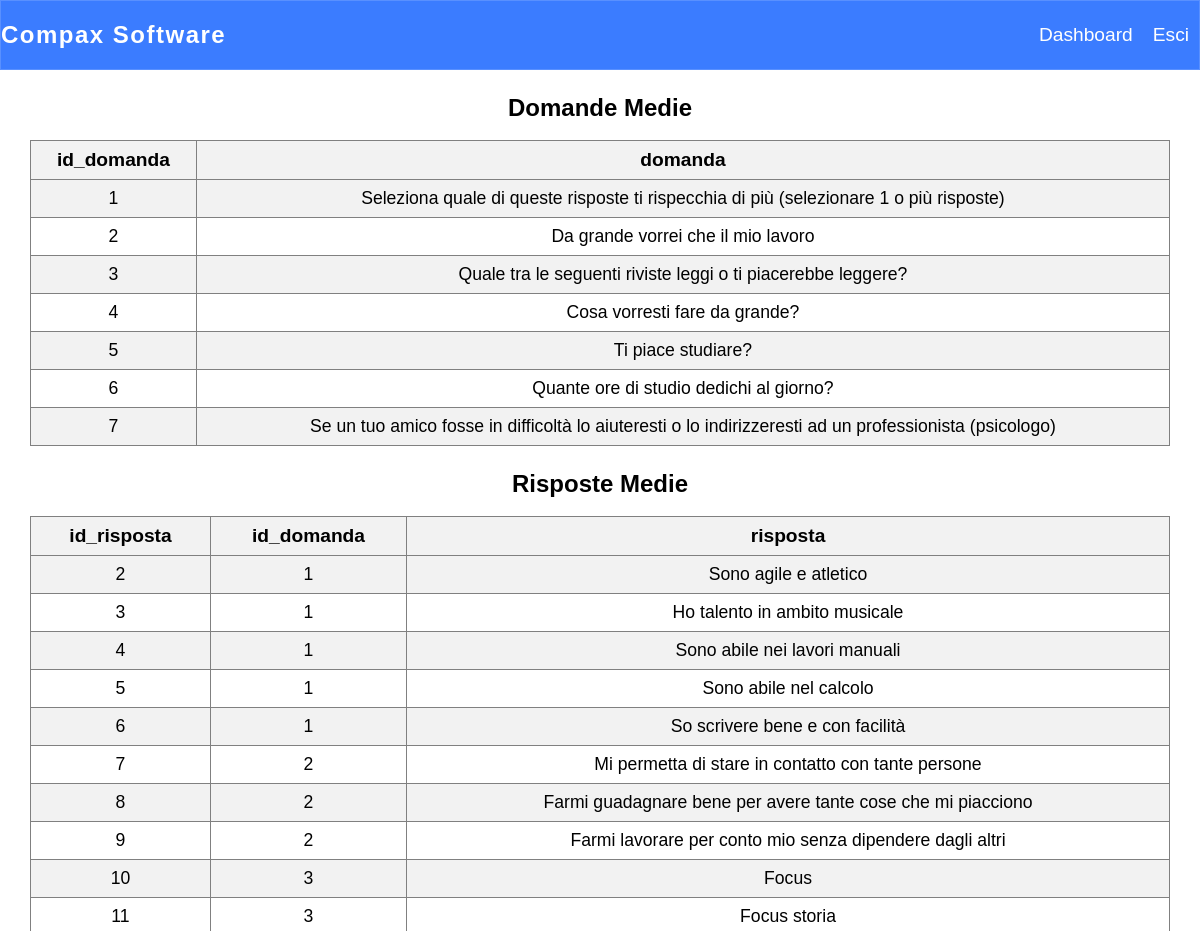
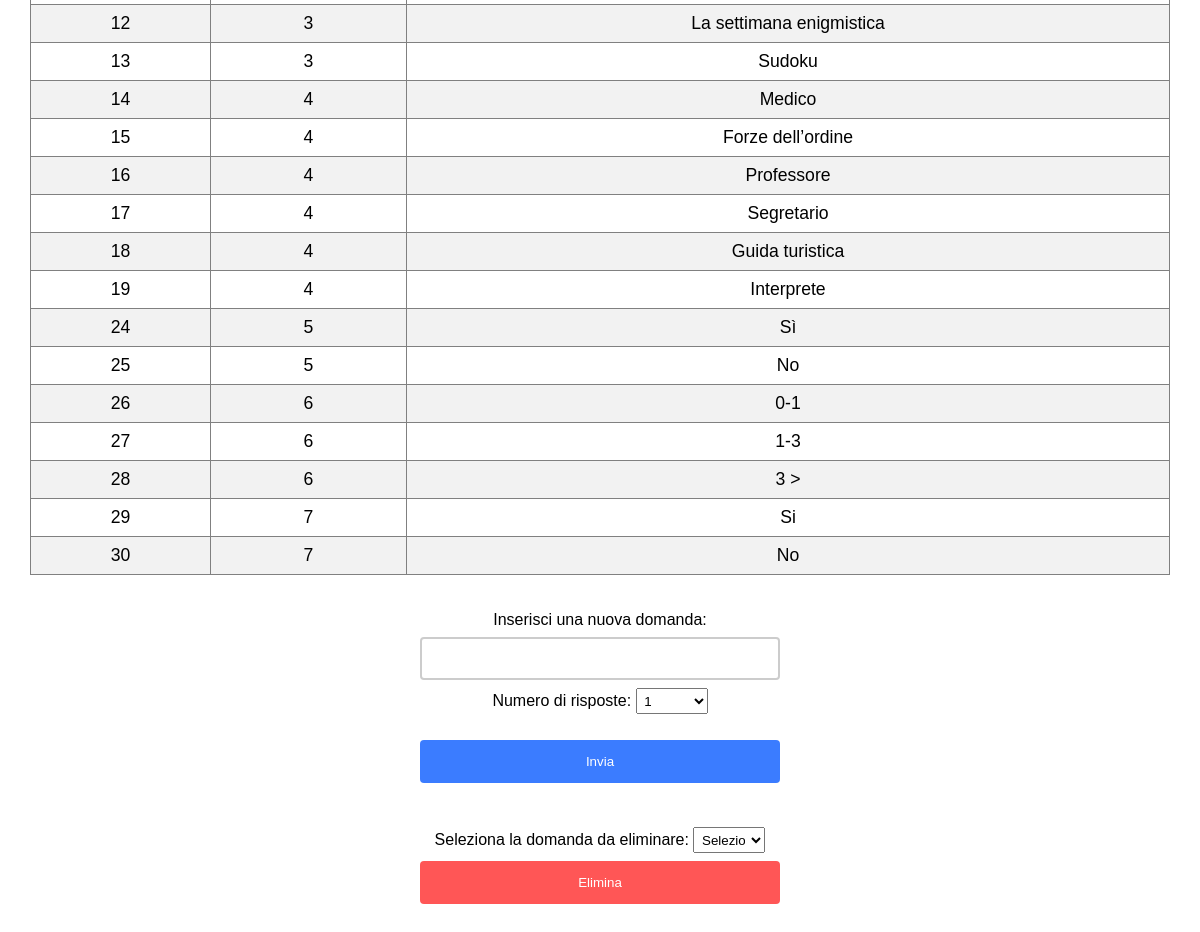
/admin/index/domande_risposte_medie/domande_risposte_medie.php, run on the app's committed database (2 pictures, top to bottom).
### tables this page shows
CREATE TABLE `domande_medie` (
  `id_domanda` int(255) NOT NULL,
  `domanda` varchar(255) NOT NULL
);

CREATE TABLE `risposte_medie` (
  `id_risposta` int(255) NOT NULL,
  `id_domanda` int(255) NOT NULL,
  `risposta` varchar(255) NOT NULL,
  `punti_liceo_sportivo` int(255) NOT NULL DEFAULT 0,
  `punti_conservatorio` int(255) NOT NULL DEFAULT 0,
  `punti_istituto_professionale` int(255) NOT NULL DEFAULT 0,
  `punti_istituto_tecnico` int(255) NOT NULL DEFAULT 0,
  `punti_liceo_scientifico` int(255) NOT NULL DEFAULT 0,
  `punti_liceo_classico` int(255) NOT NULL DEFAULT 0,
  `punti_scienze_umane` int(255) NOT NULL DEFAULT 0,
  `punti_istituto_tecnico_turistico` int(255) NOT NULL DEFAULT 0,
  `punti_professionale_sociale` int(255) NOT NULL DEFAULT 0,
  `punti_liceo_linguistico` int(255) NOT NULL DEFAULT 0
);

### admin/index/domande_risposte_medie/domande_risposte_medie.php (the view, shortened to what this page needs)
<!DOCTYPE html>
<html lang="en">
<head>
    <link rel="stylesheet" href="domande_risposte.css">
</head>
<body>
    <nav>
        <div class="contenitore">
            <h4>Compax Software</h4>
            <div class="opzioni">
                <ul>
                    <li><a href="../admin.php">Dashboard</a></li>
                    <li><a href="../adminLogin/login-out/logout.php">Esci</a></li>
                </ul>
            </div>
        </div>
    </nav>
    <?php
    include_once '../../../php/config.php';
    $sql1 = "SELECT id_domanda, domanda FROM domande_medie";
    $result1 = $conn->query($sql1);
    $sql2 = "SELECT id_risposta, id_domanda, risposta FROM risposte_medie";
    $result2 = $conn->query($sql2);
    echo "<h2>Domande Medie</h2>";
    if ($result1->num_rows > 0) {
        echo "<table><tr><th>id_domanda</th><th>domanda</th></tr>";
        while($row = $result1->fetch_assoc()) {
            echo "<tr><td>" . $row["id_domanda"]. "</td><td>" . $row["domanda"]. "</td></tr>";
        }
        echo "</table>";
    } else {
        echo "0 results";
    }
    echo "<h2>Risposte Medie</h2>";
    if ($result2->num_rows > 0) {
        echo "<table><tr><th>id_risposta</th><th>id_domanda</th><th>risposta</th></tr>";
        while($row = $result2->fetch_assoc()) {
            echo "<tr><td>" . $row["id_risposta"]. "</td><td>" . $row["id_domanda"]. "</td><td>" . $row["risposta"]. "</td></tr>";
        }
        echo "</table>";
    } else {
        echo "0 results";
    }
?>
<form action="insert.php" method="post">
    <label for="domanda" class="domanda">Inserisci una nuova domanda:</label>
    <input type="text" id="domanda" name="domanda"><br>
    <label for="num_risposte">Numero di risposte:</label>
    <select id="num_risposte" name="num_risposte" onchange="createInputFields()">
        <option value="1">1</option>
    </select><br>
    <input type="submit" value="Invia" class="insert">
</form>
<form action="delete.php" method="post">
    <label for="domande">Seleziona la domanda da eliminare:</label>
    <select id="domande" name="id_domanda">
        <?php
        $sql = "SELECT id_domanda, domanda FROM domande_medie";
        $result = $conn->query($sql);
        while ($row = $result->fetch_assoc()) {
            echo '<option value="' . $row['id_domanda'] . '">' . $row['domanda'] . '</option>';
        }
        ?>
    </select>
    <input type="submit" value="Elimina" class="delete">
</form>
</body>
</html>

### admin/index/domande_risposte_medie/domande_risposte.css (style rules this page uses)
* { padding: 0; margin: 0; text-decoration: 0; list-style: none; box-sizing: border-box; font-family: 'Poppins', sans-serif; }
nav { background: rgb(59, 124, 255); border: 1px solid rgb(89, 144, 255); color: #fff; padding: 20px 0; }
.contenitore { max-width: 1200px; margin: 0 auto; display: flex; align-items: center; justify-content: space-between; }
.contenitore h4 { margin: 0; font-size: 1.5em; letter-spacing: 1.5px; }
.opzioni { display: flex; }
.opzioni ul { list-style: none; margin: 0; padding: 0; display: flex; }
.opzioni li { margin: 0 10px; }
.opzioni a { color: #fff; text-decoration: none; font-size: 1.2em; }
table { width: 95%; border-collapse: collapse; margin: 20px 0; margin: auto; }
th, td { border: 1px solid rgb(128, 128, 128); padding: 8px; text-align: center; }
th { background-color: #f2f2f2; font-size: 1.2em; }
td { font-size: 1.1em; }
tr:nth-child(even) { background-color: #f2f2f2; }
h2 { margin: 2% 0 1.5% 0; text-align: center; }
form { width: 30%; margin: 3% auto; text-align: center; }
.domanda { display: block; margin-top: 10%; }
select { width: 20%; padding: 1%; }
input[type="text"] { width: 100%; padding: 12px 20px; margin: 8px 0; box-sizing: border-box; border: 2px solid #ccc; border-radius: 4px; }
.insert { width: 100%; background: rgb(59, 124, 255); color: white; padding: 14px 20px; margin: 8px 0; border: none; border-radius: 4px; cursor: pointer; }
.delete { background: rgb(255, 86, 86); width: 100%; color: white; padding: 14px 20px; margin: 8px 0; border: none; border-radius: 4px; cursor: pointer; }

### data on the page
domande_medie: id_domanda "1", domanda "Seleziona quale di queste risposte ti rispecchia di più (selezionare 1 o più risposte)"
domande_medie: id_domanda "2", domanda "Da grande vorrei che il mio lavoro"
domande_medie: id_domanda "3", domanda "Quale tra le seguenti riviste leggi o ti piacerebbe leggere?"
domande_medie: id_domanda "4", domanda "Cosa vorresti fare da grande?"
domande_medie: id_domanda "5", domanda "Ti piace studiare?"
domande_medie: id_domanda "6", domanda "Quante ore di studio dedichi al giorno?"
domande_medie: id_domanda "7", domanda "Se un tuo amico fosse in difficoltà lo aiuteresti o lo indirizzeresti ad un professionista (psicologo)"
risposte_medie: id_risposta "2", id_domanda "1", risposta "Sono agile e atletico"
risposte_medie: id_risposta "3", id_domanda "1", risposta "Ho talento in ambito musicale"
risposte_medie: id_risposta "4", id_domanda "1", risposta "Sono abile nei lavori manuali"
risposte_medie: id_risposta "5", id_domanda "1", risposta "Sono abile nel calcolo"
risposte_medie: id_risposta "6", id_domanda "1", risposta "So scrivere bene e con facilità"
risposte_medie: id_risposta "7", id_domanda "2", risposta "Mi permetta di stare in contatto con tante persone"
risposte_medie: id_risposta "8", id_domanda "2", risposta "Farmi guadagnare bene per avere tante cose che mi piacciono"
risposte_medie: id_risposta "9", id_domanda "2", risposta "Farmi lavorare per conto mio senza dipendere dagli altri"
risposte_medie: id_risposta "10", id_domanda "3", risposta "Focus"
risposte_medie: id_risposta "11", id_domanda "3", risposta "Focus storia"
risposte_medie: id_risposta "12", id_domanda "3", risposta "La settimana enigmistica"
risposte_medie: id_risposta "13", id_domanda "3", risposta "Sudoku"
risposte_medie: id_risposta "14", id_domanda "4", risposta "Medico"
risposte_medie: id_risposta "15", id_domanda "4", risposta "Forze dell’ordine"
risposte_medie: id_risposta "16", id_domanda "4", risposta "Professore"
risposte_medie: id_risposta "17", id_domanda "4", risposta "Segretario"
risposte_medie: id_risposta "18", id_domanda "4", risposta "Guida turistica"
risposte_medie: id_risposta "19", id_domanda "4", risposta "Interprete"
risposte_medie: id_risposta "24", id_domanda "5", risposta "Sì"
risposte_medie: id_risposta "25", id_domanda "5", risposta "No"
risposte_medie: id_risposta "26", id_domanda "6", risposta "0-1"
risposte_medie: id_risposta "27", id_domanda "6", risposta "1-3"
risposte_medie: id_risposta "28", id_domanda "6", risposta "3 >"
risposte_medie: id_risposta "29", id_domanda "7", risposta "Si"
risposte_medie: id_risposta "30", id_domanda "7", risposta "No"

### other printed values
form field id_domanda "Seleziona quale di queste risposte ti rispecchia di più (selezionare 1 o più risposte)"
